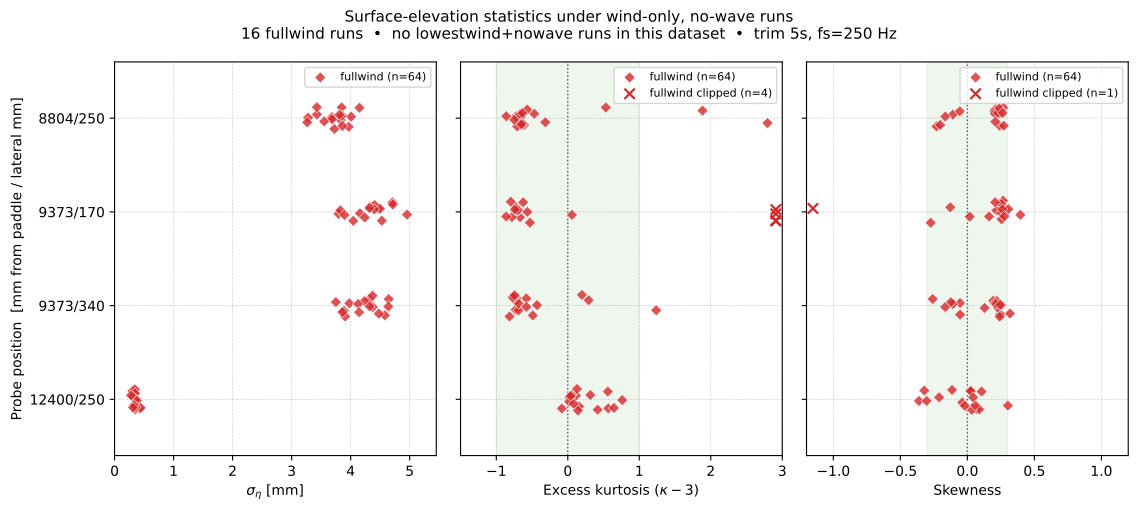

The Python source for this figure:
#!/usr/bin/env python3
# -*- coding: utf-8 -*-
"""
Surface-elevation statistics under wind-only (no-wave) runs.

Wave-probe analogue of windprofile_combined.py fig11. For each wind-only
no-wave run and each of the four analysis-probe positions, compute from the
zeroed eta_{pos} time series:

    sigma_eta       = std(eta)                 [mm]        — surface roughness
    skew(eta)                                             — PDF asymmetry
    excess_kurt     = kurtosis(eta, fisher=True)          — heavy-tails
    mm_gap_norm     = (mean(eta) - median(eta)) / sigma    — same symmetry check
                                                             used for the pitot

The script mirrors fig11: 3 horizontal panels, fullwind in tab:red, lowestwind
in tab:green, scatter-no-lines. Gaussian-reference shaded bands at |skew|<0.3
and |excess_kurt|<1. Y-axis is categorical probe position (not log height).

Run from any cwd: the script uses absolute paths for waveprocessed/.
"""
import os
import sys
import re
from datetime import datetime
from pathlib import Path

import numpy as np
import pandas as pd
import matplotlib
matplotlib.use("Agg")                # headless — avoid plt.show() hang
import matplotlib.pyplot as plt      # noqa: E402
from scipy.stats import skew as scipy_skew, kurtosis as scipy_kurtosis

# ── make sure wavescripts package is importable ─────────────────────────────
# Script lives in <repo>/analysis_scratch; add <repo> to path.
_HERE = Path(__file__).resolve().parent
_REPO = _HERE.parent
if str(_REPO) not in sys.path:
    sys.path.insert(0, str(_REPO))

from wavescripts.improved_data_loader import (           # noqa: E402
    load_analysis_data,
    load_processed_dfs,
)
from wavescripts.constants import MEASUREMENT            # noqa: E402

# ── config ──────────────────────────────────────────────────────────────────
# waveprocessed/ lives in the main repo; this worktree does not have its own
# copy. Use the canonical absolute path so the script runs from any cwd.
PROCESSED_ROOT = Path("/Users/ole/Kodevik/wave_project/waveprocessed")

# Probes covered in CLAUDE.md §8 across configs. We only plot positions that
# actually carry data for a given run (eta_{pos} columns present).
PROBE_POSITIONS = [
    "8804/250",     # upstream, center, wind-exposed
    "9373/170",     # IN, wall-side, wind-exposed
    "9373/340",     # parallel to 9373/170, far-side, wind-exposed
    "12400/250",    # OUT, panel-sheltered
]

# Plot order top→bottom (fig11 uses y=height; we use y=position)
# Plot from upstream (top) to downstream (bottom) so the reader sees the
# evolution along the fetch.
PROBE_Y_ORDER = ["12400/250", "9373/340", "9373/170", "8804/250"]

# Seconds to discard at the start of each run (fan/wind spin-up transient).
# CLAUDE.md §9 notes the fromZeroToMaxWind runs are a *different* class used
# to characterise setup; we exclude them. Steady-fan wind-only runs still
# have a small transient we crop conservatively.
TRIM_START_S = 5.0

FS = float(MEASUREMENT.SAMPLING_RATE)  # 250 Hz

FW_COLOR = "tab:red"
LW_COLOR = "tab:green"

SAVE = True
OUT_PDF = _HERE / "windwave_eta_statistics.pdf"
OUT_MD_CSV = _HERE / "windwave_eta_statistics_summary.csv"


# ── discover datasets ───────────────────────────────────────────────────────
def _discover_processed_dirs(root: Path) -> list[Path]:
    """Return every PROCESSED-* directory under ``root`` that contains a
    meta.json (the subset that actually loads)."""
    dirs = sorted(p for p in root.glob("PROCESSED-*") if (p / "meta.json").exists())
    if not dirs:
        raise FileNotFoundError(f"no PROCESSED-* dirs with meta.json under {root}")
    return dirs


PROCESSED_DIRS = _discover_processed_dirs(PROCESSED_ROOT)
print(f"Using {len(PROCESSED_DIRS)} PROCESSED-* directories from {PROCESSED_ROOT}")

# ── load meta (no time-series yet) ───────────────────────────────────────────
combined_meta, _, _, _ = load_analysis_data(*PROCESSED_DIRS, load_processed=False)
print(f"Loaded combined_meta: {len(combined_meta)} total rows")

# ── filter: wind-only, no-wave, exclude ramp/experimental runs ──────────────
# Rules:
#   - WaveFrequencyInput [Hz] is NaN         → no paddle wave
#   - WindCondition in {"full", "lowest"}    → wind actually on
#   - run_category == "nowave_control"       → excludes:
#         "wind_decay"  (fromMax* ramp-down)
#         "experimental" (fromZeroToMaxWind and other non-standard)
#         "partial"/"diagnostic"
#     (nowave_control itself matches filenames containing "nowave",
#      "stillwater", "ulsonly", "nopaddle". That's our target set.)
#   - Belt-and-suspenders: filename must not contain "fromzero" or "frommax".
is_nowave = combined_meta["WaveFrequencyInput [Hz]"].isna()
is_wind   = combined_meta["WindCondition"].astype(str).str.lower().isin(["full", "lowest"])
is_nowcat = combined_meta["run_category"].astype(str).str.strip() == "nowave_control"

_lower_name = combined_meta["path"].astype(str).apply(lambda p: Path(p).name.lower())
is_not_ramp = ~_lower_name.str.contains(r"fromzero|frommax", regex=True)

filt_mask = is_nowave & is_wind & is_nowcat & is_not_ramp
meta_wind = combined_meta[filt_mask].copy()

print(f"Wind-only no-wave runs after filter: {len(meta_wind)}")
print(f"  fullwind runs:    {(meta_wind['WindCondition']=='full').sum()}")
print(f"  lowestwind runs:  {(meta_wind['WindCondition']=='lowest').sum()}")

# Sanity report: anything we filtered out that might deserve a mention
n_dropped_windramp = int(is_nowave.sum() & is_wind.sum()) - len(meta_wind)
_excluded = combined_meta[is_nowave & is_wind & ~(is_nowcat & is_not_ramp)]
if len(_excluded):
    print(f"  excluded (ramp/experimental): {len(_excluded)}")
    for nm, cat in _excluded[["path", "run_category"]].itertuples(index=False):
        print(f"    [{cat:15s}] {Path(nm).name}")

# ── load only the filtered time series ─────────────────────────────────────
paths_needed = meta_wind["path"].tolist()
print(f"\nLoading processed_dfs for {len(paths_needed)} runs (subset)...")
dfs = load_processed_dfs(*PROCESSED_DIRS, paths=paths_needed)
print(f"  loaded {len(dfs)} DataFrames")


# ── compute stats per run × probe ───────────────────────────────────────────
def _row_stats(sig: np.ndarray) -> dict:
    """sigma_eta [mm], skew, excess kurtosis (Fisher), (mean-median)/sigma."""
    sig = sig[np.isfinite(sig)]
    n = sig.size
    if n < 50:    # need enough samples for moments to mean anything
        return {"n": n, "sigma": np.nan, "skew": np.nan,
                "excess_kurt": np.nan, "mm_gap_norm": np.nan}
    sigma = float(np.std(sig, ddof=1))
    mean  = float(np.mean(sig))
    median = float(np.median(sig))
    # scipy kurtosis with fisher=True returns excess kurtosis (Gaussian=0)
    return {
        "n":           n,
        "sigma":       sigma,
        "skew":        float(scipy_skew(sig, bias=False)),
        "excess_kurt": float(scipy_kurtosis(sig, fisher=True, bias=False)),
        "mm_gap_norm": (mean - median) / sigma if sigma > 1e-9 else 0.0,
    }


rows = []
trim_n = int(round(TRIM_START_S * FS))
for _, r in meta_wind.iterrows():
    path = r["path"]
    df = dfs.get(path)
    if df is None:
        print(f"  skip (no df loaded): {Path(path).name}")
        continue
    # Drop leading transient: fan must reach steady state. For ~1–5 min runs,
    # trimming 5 s has negligible impact on the PDF statistics.
    if len(df) <= trim_n + 50:
        print(f"  skip (too short after trim): {Path(path).name}")
        continue
    for pos in PROBE_POSITIONS:
        col = f"eta_{pos}"
        if col not in df.columns:
            continue
        sig = df[col].to_numpy()[trim_n:]
        st = _row_stats(sig)
        rows.append({
            "path":          path,
            "filename":      Path(path).name,
            "WindCondition": r["WindCondition"],
            "file_date":     r.get("file_date"),
            "probe":         pos,
            **st,
        })

stats_df = pd.DataFrame(rows)
print(f"\nStats dataframe: {len(stats_df)} (run × probe) rows")
if len(stats_df) == 0:
    sys.exit("No stats computed — nothing to plot. Check filters / waveprocessed/.")

# Save tidy CSV alongside the PDF
stats_df.sort_values(["WindCondition", "probe", "filename"]).to_csv(
    OUT_MD_CSV, index=False, float_format="%.4f"
)
print(f"Saved CSV: {OUT_MD_CSV}")

# ── compact text report (medians per probe × condition) ─────────────────────
summary = (
    stats_df
    .groupby(["WindCondition", "probe"])
    .agg(n_runs=("n", "size"),
         sigma_med=("sigma",       "median"),
         sigma_min=("sigma",       "min"),
         sigma_max=("sigma",       "max"),
         skew_med=("skew",         "median"),
         ek_med=("excess_kurt",    "median"),
         ek_min=("excess_kurt",    "min"),
         ek_max=("excess_kurt",    "max"),
         gap_med=("mm_gap_norm",   "median"))
    .reset_index()
)
print("\nMedian stats per (WindCondition, probe):")
print(summary.to_string(index=False, float_format=lambda x: f"{x:.3f}"))


# ── figure (mirrors fig11) ──────────────────────────────────────────────────
fig, axes = plt.subplots(1, 3, figsize=(11.5, 5.2), sharey=True)
axS, axK, axSk = axes    # sigma, excess kurtosis, skew

# Y-axis: categorical probe positions
y_map = {p: i for i, p in enumerate(PROBE_Y_ORDER)}

def _plot_panel(ax, xcol, xlabel, xlim=None, ref_band=None, ref_line=None):
    """Scatter; points outside xlim are clipped to the edge and marked with '×'."""
    for cond, color, marker in [("full", FW_COLOR, "D"),
                                ("lowest", LW_COLOR, "o")]:
        sub = stats_df[stats_df["WindCondition"] == cond]
        if len(sub) == 0:
            continue
        xs = sub[xcol].to_numpy()
        ys = sub["probe"].map(y_map).to_numpy()
        # Small y-jitter so overlapping runs are visible
        ys_j = ys + np.random.uniform(-0.12, 0.12, size=len(ys))
        if xlim is not None:
            clipped = (xs < xlim[0]) | (xs > xlim[1])
        else:
            clipped = np.zeros_like(xs, dtype=bool)
        # In-range points
        ax.scatter(xs[~clipped], ys_j[~clipped], marker=marker, color=color,
                   s=32, edgecolor="white", linewidth=0.5, alpha=0.8,
                   zorder=4, label=f"{cond}wind (n={len(sub)})")
        # Out-of-range points: clip to nearest edge, draw as '×' in same colour
        if clipped.any():
            xs_edge = np.where(xs > xlim[1], xlim[1] - 0.02 * (xlim[1]-xlim[0]),
                               xlim[0] + 0.02 * (xlim[1]-xlim[0]))
            ax.scatter(xs_edge[clipped], ys_j[clipped], marker="x",
                       color=color, s=55, linewidth=1.6, zorder=5,
                       label=f"{cond}wind clipped (n={int(clipped.sum())})")
    if ref_band is not None:
        ax.axvspan(*ref_band, color="green", alpha=0.07, zorder=1)
    if ref_line is not None:
        ax.axvline(ref_line, color="black", linestyle=":",
                   linewidth=1, alpha=0.6, zorder=2)
    ax.set_xlabel(xlabel)
    if xlim is not None:
        ax.set_xlim(*xlim)
    ax.grid(True, which="major", linestyle="--", linewidth=0.5, alpha=0.6)
    ax.legend(fontsize=8, loc="best")

np.random.seed(0)  # reproducible jitter

# σ_η panel — log-ish range is not needed; use linear with gentle padding.
sigma_max = float(np.nanmax(stats_df["sigma"]))
_plot_panel(axS, "sigma", r"$\sigma_\eta$ [mm]",
            xlim=(0, max(1.0, sigma_max * 1.1)))

# Excess kurtosis panel (fig11-style: shaded |exc.kurt|<1, dotted at 0).
# x-axis capped at [-1.5, 3] — a few pre-2026-03-21 runs reach ek ≈ 6–15
# (probe too close to water → dropouts, known issue, see MEMORY.md). They are
# drawn at the right edge as '×' so they remain visible without compressing the
# in-population range.
_plot_panel(axK, "excess_kurt", r"Excess kurtosis ($\kappa - 3$)",
            xlim=(-1.5, 3.0), ref_band=(-1, 1), ref_line=0.0)

# Skew panel — same cap logic; one run reaches skew = -1.29, clipped.
_plot_panel(axSk, "skew", "Skewness",
            xlim=(-1.2, 1.2), ref_band=(-0.3, 0.3), ref_line=0.0)

# Y-axis labels (categorical)
axS.set_yticks(list(y_map.values()))
axS.set_yticklabels(list(y_map.keys()))
axS.set_ylabel("Probe position  [mm from paddle / lateral mm]")
axS.set_ylim(-0.6, len(y_map) - 0.4)

_n_full = stats_df.loc[stats_df["WindCondition"] == "full", "path"].nunique()
_n_lw   = stats_df.loc[stats_df["WindCondition"] == "lowest", "path"].nunique()
_lw_note = (f"{_n_lw} lowestwind runs" if _n_lw
            else "no lowestwind+nowave runs in this dataset")
fig.suptitle(
    "Surface-elevation statistics under wind-only, no-wave runs\n"
    f"{_n_full} fullwind runs  •  {_lw_note}  •  "
    f"trim {TRIM_START_S:.0f}s, fs={int(FS)} Hz",
    fontsize=11,
)
fig.tight_layout()

if SAVE:
    fig.savefig(OUT_PDF, bbox_inches="tight")
    print(f"Saved PDF: {OUT_PDF}")

plt.close(fig)
print("Done.")
